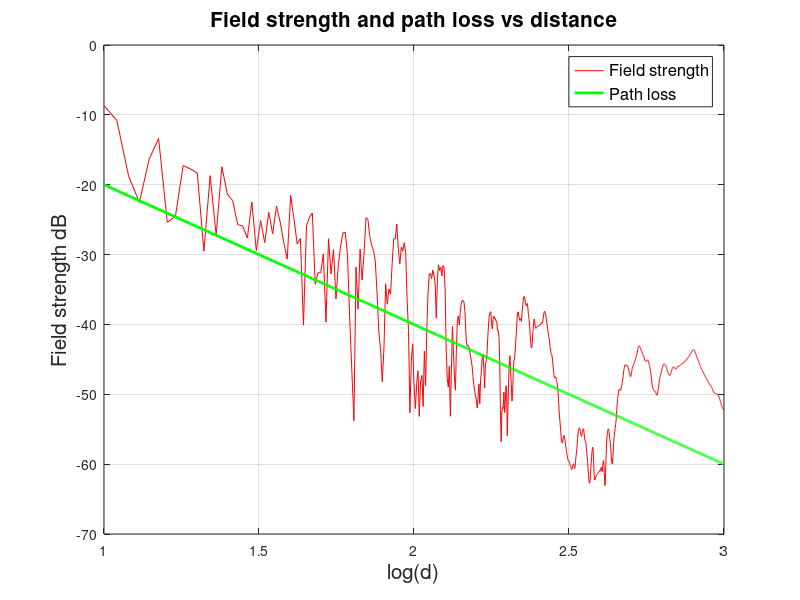
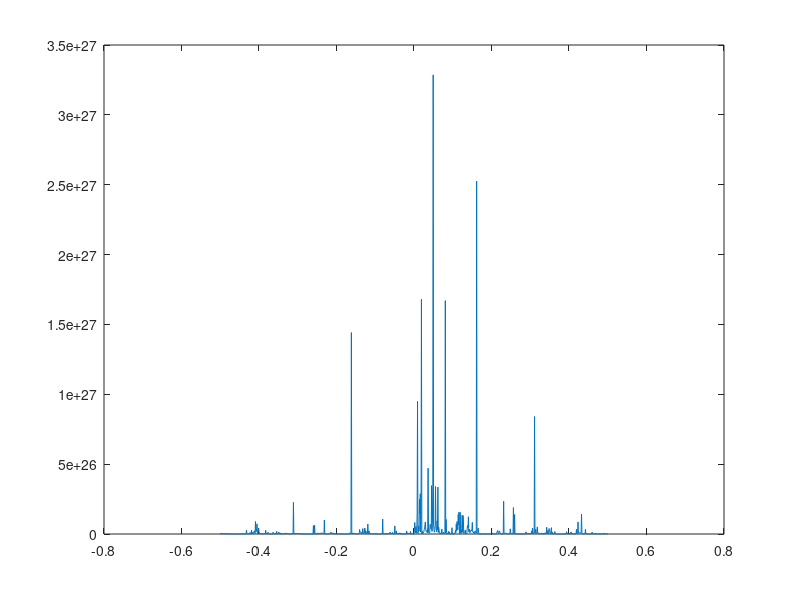
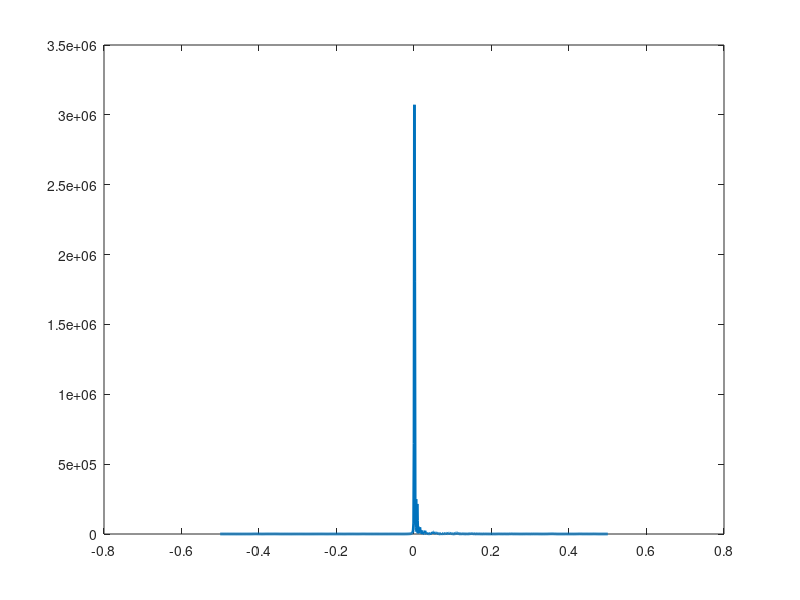

The MATLAB script that drew these images, in order:
% street.m; reflections from ground and street buildings;
% width of street a meters;
% transmit antenna h1 m, receive ant. h2 ;
% frequency 2400 MHz;
% use ray tracing and image theory;
% Rg is reflection from the ground, assume -0.85;
% Rw is reflection from the walls, assume Rw=-0.5;
% N is number of reflections;
%
% J�rgen Bach Andersen 2002
% modified Patrick Eggers 2003-2008

clear all
close all
clf
f=2400;
lambda=300/f;
k=2*pi/lambda;
N=10;   
a=10;   % what is this ? = Distance between the walls
h1=10;  % height terminal 1
h2=2;   % height terminal 2
Rg=-0.85; % ground reflection
Rw=-0.5;  % wall reflection
d=10:1:1000; %distance along street;
E=d-d;

for i=1:N+1
R1=sqrt(d.^2+(h1-h2)^2+((i-1)*a)^2);  % distance between antenna and side images;
R2=sqrt(d.^2+(h1+h2)^2+((i-1)*a)^2);  % distance between ground image and side images;

%insert here the contribution from the various images and sum them to a total E;
if i == 1
E = E + (Rw^(i-1))*exp(-j*k*R1)+ (Rg)*(Rw^(i-1))*exp(-j*k*R2);
else
E = E + 2*(Rw^(i-1))*exp(-j*k*R1)+ 2*(Rg)*(Rw^(i-1))*exp(-j*k*R2);
end
end

P=20*log10(abs(E));
Plos=1 ./d.^2; %direct field;
P2=10*log10(abs(Plos));

plot(log10(d),P+P2,'r',log10(d),P2,'g','linewidth',2)
xlabel('log(d)','FontSize',15);
ylabel('Field strength dB','FontSize',15);
title('Field strength and path loss vs distance','FontSize',15);
handle=legend('Field strength', 'Path loss');
set(handle,'FontSize',12);
grid on
% axis([1 3 -70 -10]);

% discuss the result. Try also w low N=1 or 2

% construct the time response
% How will you plot the time response (power versus delay)?

fd = 1/2*linspace(-1,1,length(E)); %Sampling frequency divided by the scale

Et=exp(-j*k.*d);
H = fftshift(fft(E))./fftshift(fft(Et));
% Impulse response
figure()
plot(fd,abs(H).^2);



% % % % % % Impulse response in frequency
% % % % % Et=exp(-j*k.*fd);
% % % % % % Infinite bandwith impulse response in frequency
% % % % % H = (fft(E))./Et;
% % % % % 
% % % % % % Impulse response in space
% % % % % figure()
% % % % % plot(d,abs(ifft(H).^2),'linewidth',2);

% This is the dopler shift
figure()
plot(fd,abs(fftshift(fft(E))).^2,'linewidth',2)
